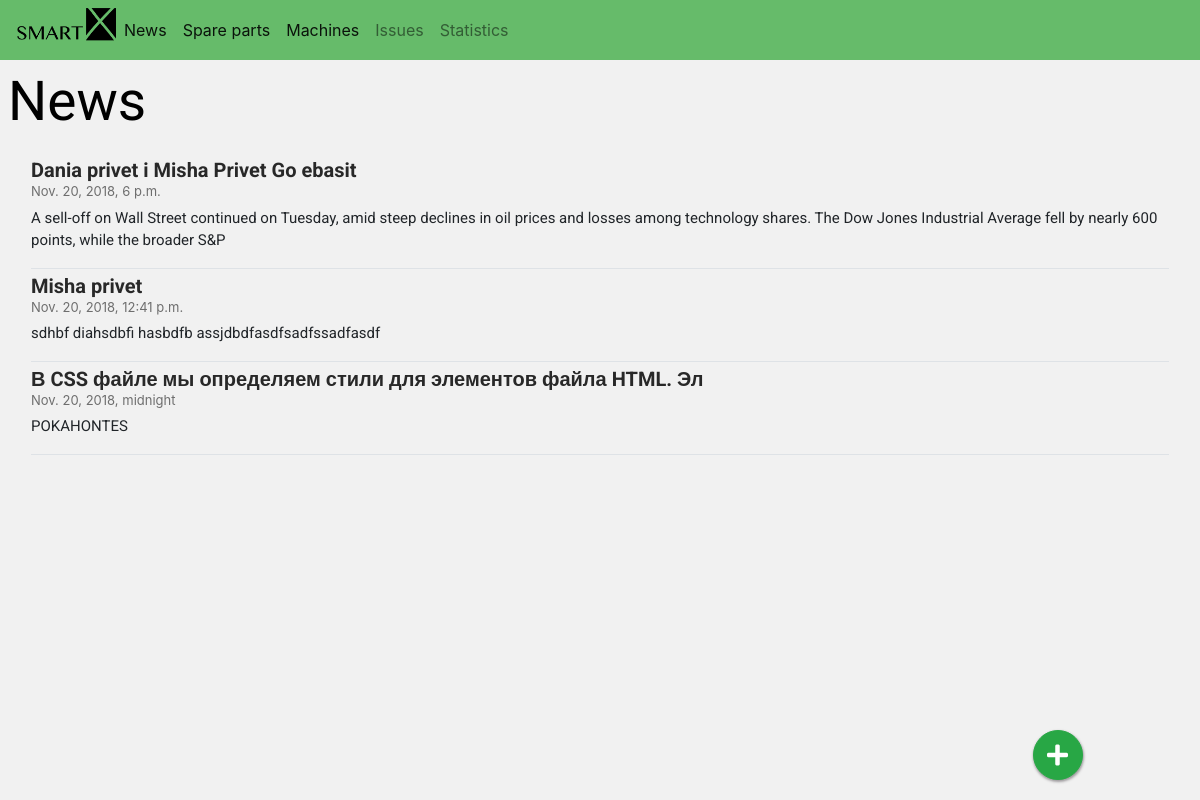
The page / on the database its author committed.
### AHLSROM/models.py (models this page shows)
class News(models.Model):
    id = models.AutoField(primary_key=True)
    text = models.CharField(max_length=200)
    dateTime = models.DateTimeField()
    topic = models.CharField(max_length=60)

### AHLSROM/views.py (the view)
# urls.py: url(r'^$', views.news, name='news'),
def news(request):
    news_list=News.objects.order_by('-dateTime')
    context = {'news_list': news_list}
    return render(request, 'index.html', context)

### templates/index.html
{% extends 'base.html' %}
{% block content %}
    <h1 class="PageTitle">News</h1>
    <div class="container w-100 p-3">
        {% if news_list %}
            {% for news in news_list %}
                <div class="row border-bottom" style="margin-bottom: 5px;">
                    <div class="flex-row w-100">
                        <div class="col" id="col_news" align="left">
                            <h3 style="margin-bottom: 0px;" class="NewsTitle">{{ news.topic }}</h3>
                        </div>
                    </div>
                    <div class="flex-row w-100">
                        <div class="col" id="col_news_time" align="left">
                            <p color="grey" style="margin-bottom: 5px;" class="NewsDate">{{ news.dateTime }}</p>
                        </div>
                    </div>
                    <div class="flex-row w-100">
                        <p class="NewsText">{{ news.text }}</p>
                    </div>
                </div>
            {% endfor %}
        {% else %}
            <div class="row w-100 p-3">
                <div align="middle" class="col-5">
                    <p>No news are available.</p>
                </div>
            </div>
        {% endif %}
    </div>
    <div class="row justify-content-md-center button_right_fix fixed-bottom">
    <button type="button" id="add_button" class="btn btn-success btn-circle">
        <i class="fas fa-plus" style="font-size: x-large; padding-top: 3px;padding-bottom: 3px;"></i>
    </button>
    </div>
{% endblock %}

### static/Supreme.css (style rules this page uses)
body { background-color: #f1f1f1; }
#col_news { padding-left: 0px !important; }
#col_news_time { padding-top: 0px !important; padding-bottom: 0px !important; padding-left: 0px !important; }
h1 { text-align: left; margin-left: 0%; font-family: Arial, Helvetica, SansSerif; color: black; }
h3 { text-align: left; font-family: "Kino MT"; color: #282828; }
.button_right_fix { margin-bottom: 20px; margin-left: 75%; text-align: center; }
.btn-circle { width: 50px; height: 50px; text-align: center; box-shadow: 0.5px 1.5px 2.5px 0.5px rgba(158,155,158,1); border-radius: 25px; }
.PageTitle { font-family: 'Source Sans Pro', sans-serif; font-size: 55px; }
.NewsTitle { font-family: 'Roboto', sans-serif; font-size: 20px; font-weight: bold; }
.NewsDate { font-size: 13px; color: #6e6e6e; }
.NewsText { font-family: 'Roboto', sans-serif; font-size: 15px; }

### rows shown on the page
News: topic "Dania privet i Misha Privet Go ebasit", dateTime "Nov. 20, 2018, 6 p.m.", text "A sell-off on Wall Street continued on Tuesday, amid steep declines in oil prices and losses among technology shares. The Dow Jones Industrial Average fell by nearly 600 points, while the broader S&P"
News: topic "Misha privet", dateTime "Nov. 20, 2018, 12:41 p.m.", text "sdhbf diahsdbfi hasbdfb assjdbdfasdfsadfssadfasdf"
News: topic "В CSS файле мы определяем стили для элементов файла HTML. Эл", dateTime "Nov. 20, 2018, midnight", text "POKAHONTES"
